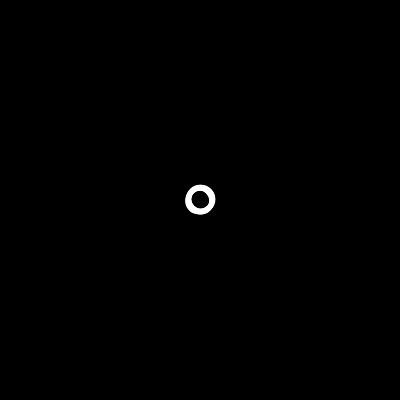
Frame 1 (no input)
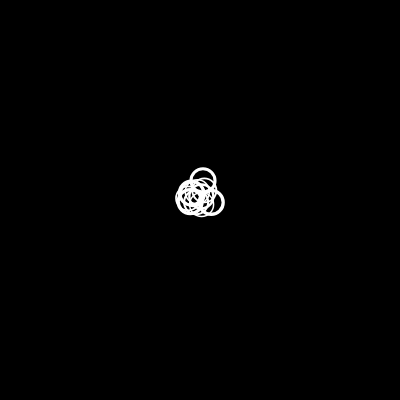
Frame 60 (no input)
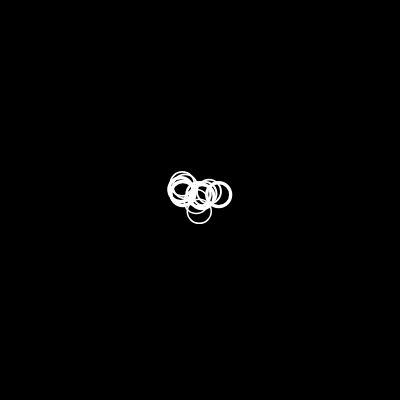
Frame 120 (the mouse pressed at the canvas centre since frame 60)

The p5.js sketch that drew these frames (run headless with seeded random() and noise() and a simulated clock; from frame 60 on, the mouse is pressed at the canvas centre):

// p5.js sketch
// ── sketch.js
let bubble;
let bubbles = [];

function setup() {
  createCanvas(400, 400);
  background(0);
  alert("Click to stop the animation.");
  for (let i = 0; i < 10; i++) {
    bubbles[i] = new Bubble();
  }
  bubble = new Bubble();
  print(bubble.x, bubble.y);
}

function draw() {
  background(0); // Clear the background each frame
  for (let bubble of bubbles) {
    bubble.move();
    bubble.show();
  }
  bubble.move();
  bubble.show();
}

class Bubble {
  constructor() {
    this.x = 200;
    this.y = 200;
    this.strokeWeight = random(1, 4);
  }
  
  show() {
    stroke(255);
    strokeWeight(this.strokeWeight);
    noFill();
    ellipse(this.x, this.y, 24, 24);
  }

  move() {
    this.x += random(-2, 2);
    this.y += random(-2, 2);
  }
}

function mousePressed() {
  noLoop();
}
